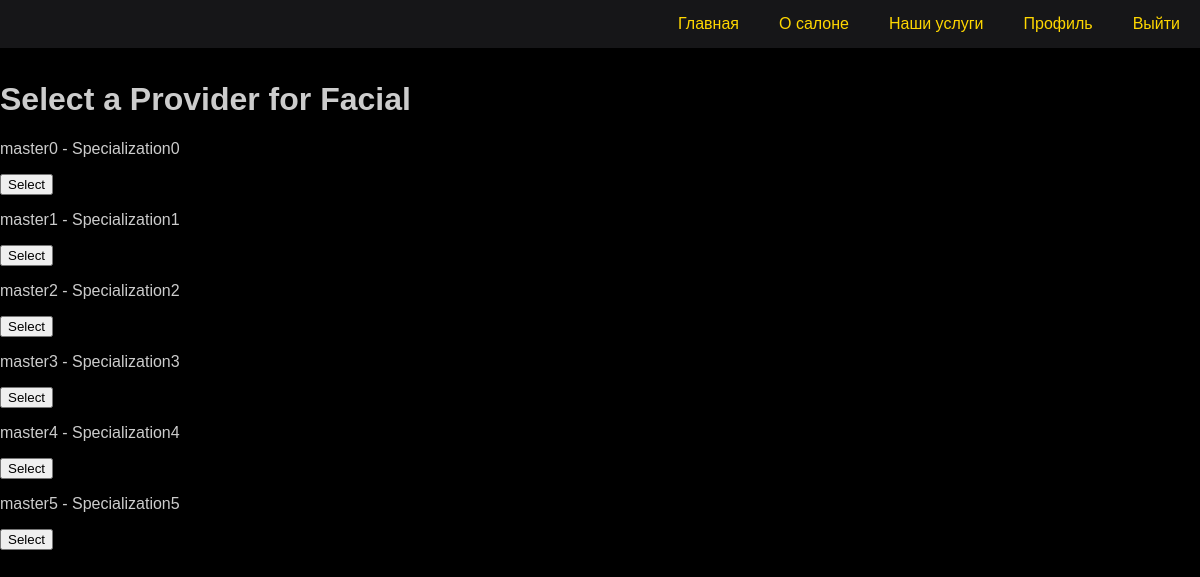
The page /services/select-provider/3/ (signed in) on the database its author committed.
### booking/models.py (models this page shows, shortened)
class Service(models.Model):
    name = models.CharField(max_length=100)
    description = models.TextField()
    duration = models.DurationField()  # Продолжительность услуги
    price = models.DecimalField(max_digits=6, decimal_places=2)  # Цена услуги

class BaseProfile(models.Model):
    user = models.OneToOneField(User, on_delete=models.CASCADE)
    phone = models.CharField(max_length=20)
    birth_date = models.DateField(null=True, blank=True)
    class Meta:
        abstract = True  # Указываем, что модель является абстрактной и не должна создаваться в базе данных

class ServiceProvider(BaseProfile):
    specialization = models.CharField(max_length=100)
    service = models.ManyToManyField('Service')

### booking/views/service.py (the view)
# urls.py: path('services/select-provider/<int:service_id>/', select_provider, name='select_provider'),
@login_required
def select_provider(request, service_id):
    service = get_object_or_404(Service, id=service_id)
    providers = ServiceProvider.objects.filter(service=service)
    return render(request, 'select_provider.html', {'service': service, 'providers': providers})

### booking/templates/select_provider.html
{% extends 'base.html' %}
{% block content %}
<div class="providers-container">
    <h1>Select a Provider for {{ service.name }}</h1>
    {% for provider in providers %}
    <div class="provider-item">
        <p>{{ provider.user.username }} - {{ provider.specialization }}</p>
        <form method="get" action="{% url 'booking_confirm' service.id provider.id %}">
            <button type="submit">Select</button>
        </form>
    </div>
    {% endfor %}
</div>
{% endblock %}

### booking/static/css/style.css (style rules this page uses)
body { margin: 0; padding-top: 60px; font-family: 'Fira Sans', sans-serif; background-color: black; color: #ccc; }

### rows shown on the page
Service: name "Facial"
ServiceProvider: user.username "master0", specialization "Specialization0"
ServiceProvider: user.username "master1", specialization "Specialization1"
ServiceProvider: user.username "master2", specialization "Specialization2"
ServiceProvider: user.username "master3", specialization "Specialization3"
ServiceProvider: user.username "master4", specialization "Specialization4"
ServiceProvider: user.username "master5", specialization "Specialization5"
